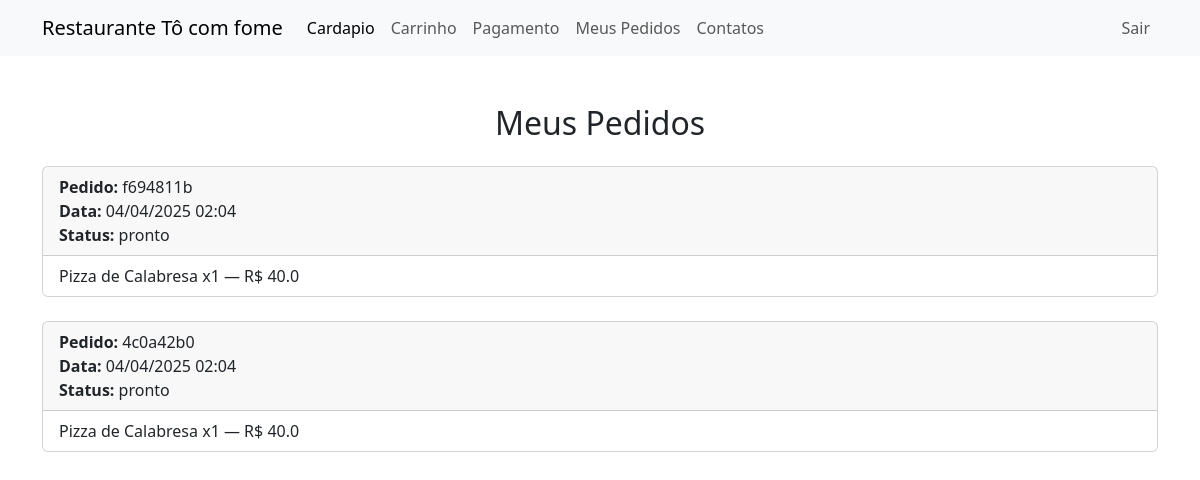
The app's page /meus-pedidos (signed in) with its own data.
### tocomfome/models.py (models this page shows)
class Pedido(database.Model):
    id_pedido = database.Column(database.Integer, primary_key=True, autoincrement=True)
    codigo_pedido = database.Column(database.String, nullable=False)
    id_item = database.Column(database.Integer, nullable=False)
    nome_item = database.Column(database.String, nullable=False)
    quantidade_item = database.Column(database.Integer, nullable=False)
    preco_item = database.Column(database.Float, nullable=False)
    valor_total = database.Column(database.Float, nullable=False)
    id_usuario_pedido = database.Column(database.Integer, database.ForeignKey('usuario.id'), nullable=False)
    data_criacao = database.Column(database.DateTime, nullable=False, default=datetime.utcnow)
    status = database.Column(database.String, nullable=False, default='preparando')
    usuario = database.relationship('Usuario', backref='pedidos')

### tocomfome/routes.py (the view)
@app.route('/meus-pedidos')
@login_required
def meus_pedidos():
    if current_user.tipo != 'cliente':
        flash("Acesso restrito a clientes!", "alert-danger")
        return redirect(url_for('home'))
    pedidos = (
        database.session.query(Pedido)
        .filter_by(id_usuario_pedido=current_user.id)
        .order_by(Pedido.data_criacao.desc())
        .all()
    )
    pedidos_agrupados = {}
    for pedido in pedidos:
        pedidos_agrupados.setdefault(pedido.codigo_pedido, []).append(pedido)
    return render_template('meus-pedidos.html', pedidos_agrupados=pedidos_agrupados)

### tocomfome/models.py (called while the page is built)
@login_manager.user_loader
def load_usuario(user_id):
    return Usuario.query.get(int(user_id))

### tocomfome/templates/meus-pedidos.html (shortened to what this page needs)
{% extends "base.html" %}
{% block body %}
<div class="container mt-5">
    <h2 class="text-center mb-4">Meus Pedidos</h2>
    {% if pedidos_agrupados %}
        {% for codigo, grupo in pedidos_agrupados.items() %}
            <div class="card mb-4">
                <div class="card-header">
                    <strong>Pedido:</strong> {{ codigo }}<br>
                    <strong>Data:</strong> {{ grupo[0].data_criacao.strftime('%d/%m/%Y %H:%M') }}<br>
                    <strong>Status:</strong> {{ grupo[0].status }}
                </div>
                <ul class="list-group list-group-flush">
                    {% for item in grupo %}
                        <li class="list-group-item">
                            {{ item.nome_item }} x{{ item.quantidade_item }} — R$ {{ item.valor_total | round(2) }}
                        </li>
                    {% endfor %}
                </ul>
            </div>
        {% endfor %}
    {% else %}
        <p class="text-center">Você ainda não fez nenhum pedido.</p>
    {% endif %}
</div>
{% endblock %}

### records on screen
Pedido: codigo_pedido "f694811b", data_criacao "04/04/2025 02:04", status "pronto", nome_item "Pizza de Calabresa", quantidade_item "1", valor_total "40.0"
Pedido: codigo_pedido "4c0a42b0", data_criacao "04/04/2025 02:04", status "pronto", nome_item "Pizza de Calabresa", quantidade_item "1", valor_total "40.0"
